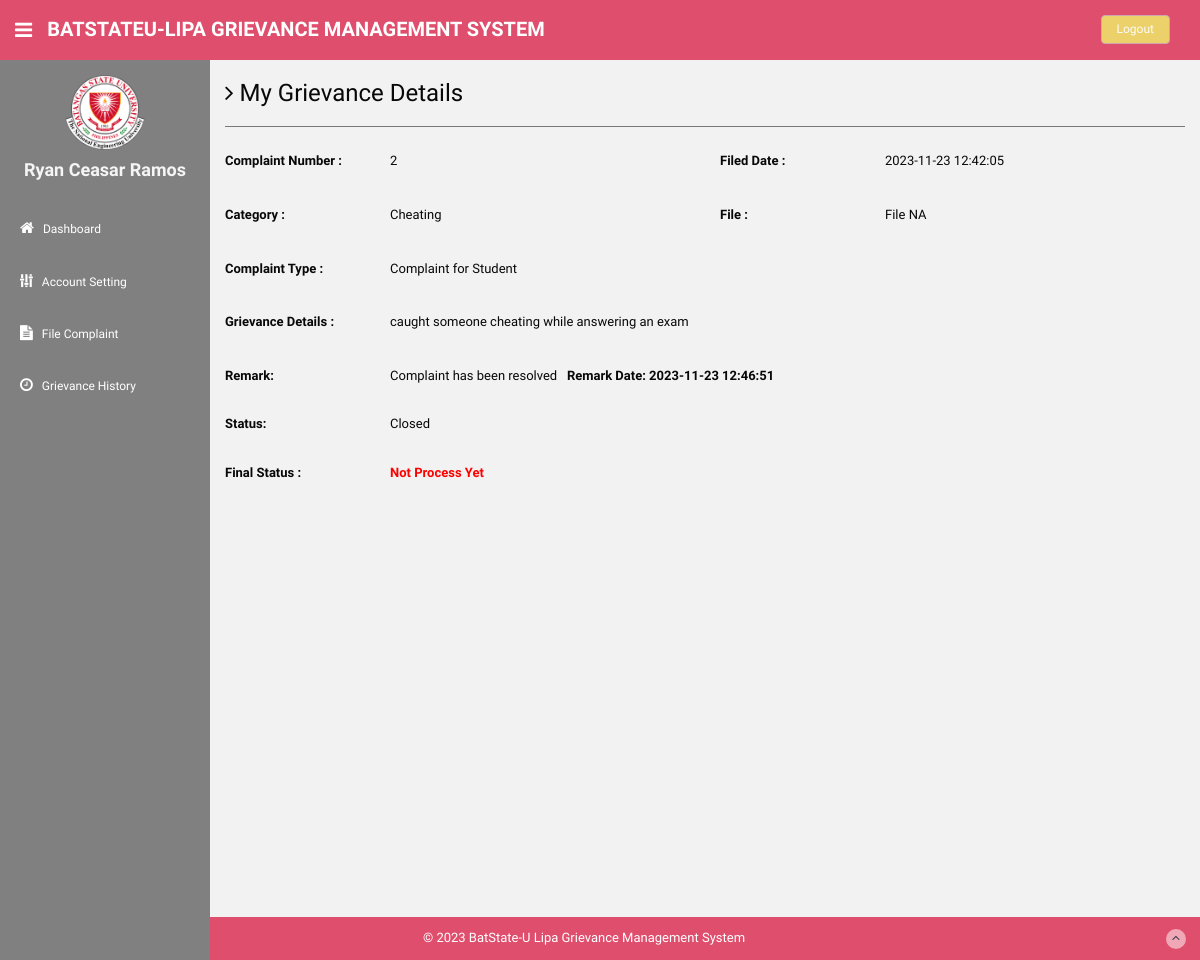
Page /student/complaint-details.php?cid=2 (signed in) on the committed database.
### tables this page shows
CREATE TABLE IF NOT EXISTS `tablecomplaints` (
  `complaintNumber` int NOT NULL AUTO_INCREMENT,
  `sr-code` int NOT NULL,
  `category_id` int NOT NULL,
  `complaintName` varchar(255) NOT NULL,
  `complaintDetails` varchar(5000) NOT NULL,
  `complaintFile` varchar(255) NOT NULL,
  `regDate` timestamp NOT NULL DEFAULT CURRENT_TIMESTAMP ON UPDATE CURRENT_TIMESTAMP,
  `status` varchar(50) DEFAULT NULL,
  `lastUpdationDate` timestamp NOT NULL DEFAULT '0000-00-00 00:00:00' ON UPDATE CURRENT_TIMESTAMP,
  PRIMARY KEY (`complaintNumber`),
  KEY `sr-code` (`sr-code`),
  KEY `category_id` (`category_id`)
);

CREATE TABLE IF NOT EXISTS `category` (
  `category_id` int NOT NULL AUTO_INCREMENT,
  `categoryName` varchar(255) NOT NULL,
  `categoryDescription` varchar(255) NOT NULL,
  `creationDate` timestamp NOT NULL DEFAULT CURRENT_TIMESTAMP ON UPDATE CURRENT_TIMESTAMP,
  PRIMARY KEY (`category_id`)
);

CREATE TABLE IF NOT EXISTS `complaint_remark` (
  `complaint_id` int NOT NULL AUTO_INCREMENT,
  `complaintNumber` int NOT NULL,
  `status` varchar(255) NOT NULL,
  `remark` mediumtext NOT NULL,
  `remarkDate` timestamp NOT NULL DEFAULT CURRENT_TIMESTAMP ON UPDATE CURRENT_TIMESTAMP,
  PRIMARY KEY (`complaint_id`),
  KEY `complaintNumber` (`complaintNumber`)
);

### student/complaint-details.php (the view, shortened to what this page needs)
<?php
if (strlen($_SESSION['login']) == 0) {
  header('location:index.php');
} else {
?>
  <!DOCTYPE html>
  <html lang="en">
  <head>
    <link href="assets/css/bootstrap.css" rel="stylesheet">
    <link href="assets/font-awesome/css/font-awesome.css" rel="stylesheet" />
    <link href="assets/css/style.css" rel="stylesheet">
    <link href="assets/css/style-responsive.css" rel="stylesheet">
  </head>
  <body>
    <section id="container">
      <?php include('includes/header.php'); ?>
      <?php include('includes/sidebar.php'); ?>
      <section id="main-content">
        <section class="wrapper site-min-height">
          <h3><i class="fa fa-angle-right"></i> My Grievance Details</h3>
          <hr />
          <?php
          $query = mysqli_query($bd, "SELECT tablecomplaints.*, category.categoryName AS catname
          FROM tablecomplaints
          JOIN category ON category.category_id = tablecomplaints.category_id
          WHERE `sr-code` = '" . $_SESSION['id'] . "' AND complaintNumber = '" . $_GET['cid'] . "'");
          ?>
          <?php while ($row = mysqli_fetch_array($query)) { ?>
            <div class="row mt">
              <label class="col-sm-2 col-sm-2 control-label"><b>Complaint Number : </b></label>
              <div class="col-sm-4">
                <p><?php echo htmlentities($row['complaintNumber']); ?></p>
              </div>
              <label class="col-sm-2 col-sm-2 control-label"><b>Filed Date :</b></label>
              <div class="col-sm-4">
                <p><?php echo htmlentities($row['regDate']); ?></p>
              </div>
            </div>
            <div class="row mt">
              <label class="col-sm-2 col-sm-2 control-label"><b>Category :</b></label>
              <div class="col-sm-4">
                <p><?php echo htmlentities($row['catname']); ?></p>
              </div>
              <label class="col-sm-2 col-sm-2 control-label"><b>File :</b></label>
              <div class="col-sm-4">
                <p><?php $cfile = $row['complaintFile'];
                    if ($cfile == "" || $cfile == "NULL") {
                      echo htmlentities("File NA");
                    } else { ?>
                    <a href="complaintdocs/<?php echo htmlentities($row['complaintFile']); ?>"> View File</a>
                  <?php } ?>
                </p>
              </div>
            </div>
            <div class="row mt">
              <label class="col-sm-2 col-sm-2 control-label"><b>Complaint Type :</b> </label>
              <div class="col-sm-4">
                <p><?php echo htmlentities($row['complaintName']); ?></p>
              </div>
            </div>
            <div class="row mt">
              <label class="col-sm-2 col-sm-2 control-label"><b>Grievance Details :</label></b>
              <div class="col-sm-10">
                <p><?php echo htmlentities($row['complaintDetails']); ?></p>
              </div>
            </div>
            <?php
            $ret = mysqli_query($bd, "
                SELECT
                    complaint_remark.remark as remark,
                    complaint_remark.status as sstatus,
                    complaint_remark.remarkDate as rdate
                FROM
                    complaint_remark
                JOIN
                    tablecomplaints ON tablecomplaints.complaintNumber = complaint_remark.complaintNumber
                WHERE
                    complaint_remark.complaintNumber = '" . $_GET['cid'] . "'
              ");
            while ($rw = mysqli_fetch_array($ret)) {
            ?>
              <div class="row mt">
                <label class="col-sm-2 col-sm-2 control-label"><b> Remark:</b></label>
                <div class="col-sm-10">
                  <?php echo  htmlentities($rw['remark']); ?>&nbsp;&nbsp; <b> Remark Date: <?php echo  htmlentities($rw['rdate']); ?></b>
                </div>
              </div>
              <div class="row mt">
                <label class="col-sm-2 col-sm-2 control-label"><b>Status:</b></label>
                <div class="col-sm-10">
                  <?php echo  htmlentities($rw['sstatus']); ?>
                </div>
              </div>
            <?php } ?>
            <div class="row mt">
              <label class="col-sm-2 col-sm-2 control-label"><b>Final Status :</b></label>
              <div class="col-sm-4">
                <p style="color:red"><b><?php
                                        if ($row['status'] == "NULL" || $row['status'] == "") {
                                          echo "Not Process Yet";
                                        } else {
                                          echo htmlentities($row['status']);
                                        }
                                        ?></b></p>
              </div>
            </div>
          <?php } ?>
        </section>
      </section>
      <?php include('includes/footer.php'); ?>
    </section>
  </body>
  </html>
<?php } ?>

### student/assets/css/style.css (style rules this page uses)
body { color: #090808; background: #f2f2f2; font-family: 'Ruda', sans-serif; padding: 0px !important; margin: 0px !important; font-size:13px; }
#container { width: 100%; height: 100%; }
hr { margin-top: 20px; margin-bottom: 20px; border: 0; border-top: 1px solid #797979; }
.mt { margin-top: 25px; }
#main-content { margin-left: 210px; }
.wrapper { display: inline-block; margin-top: 60px; padding-left: 15px; padding-right: 15px; padding-bottom: 15px; padding-top: 0px; width: 100%; }
label { font-weight: 400; }
.site-min-height { min-height: 900px; }

### rows in the picture
tablecomplaints: complaintNumber "2", regDate "2023-11-23 12:42:05", category.categoryName "Cheating", complaintName "Complaint for Student", complaintDetails "caught someone cheating while answering an exam", shows "Not Process Yet"
complaint_remark: remark "Complaint has been resolved", remarkDate "2023-11-23 12:46:51", status "Closed"

### other values in the picture
$row['fullname'] "Ryan Ceasar Ramos"
